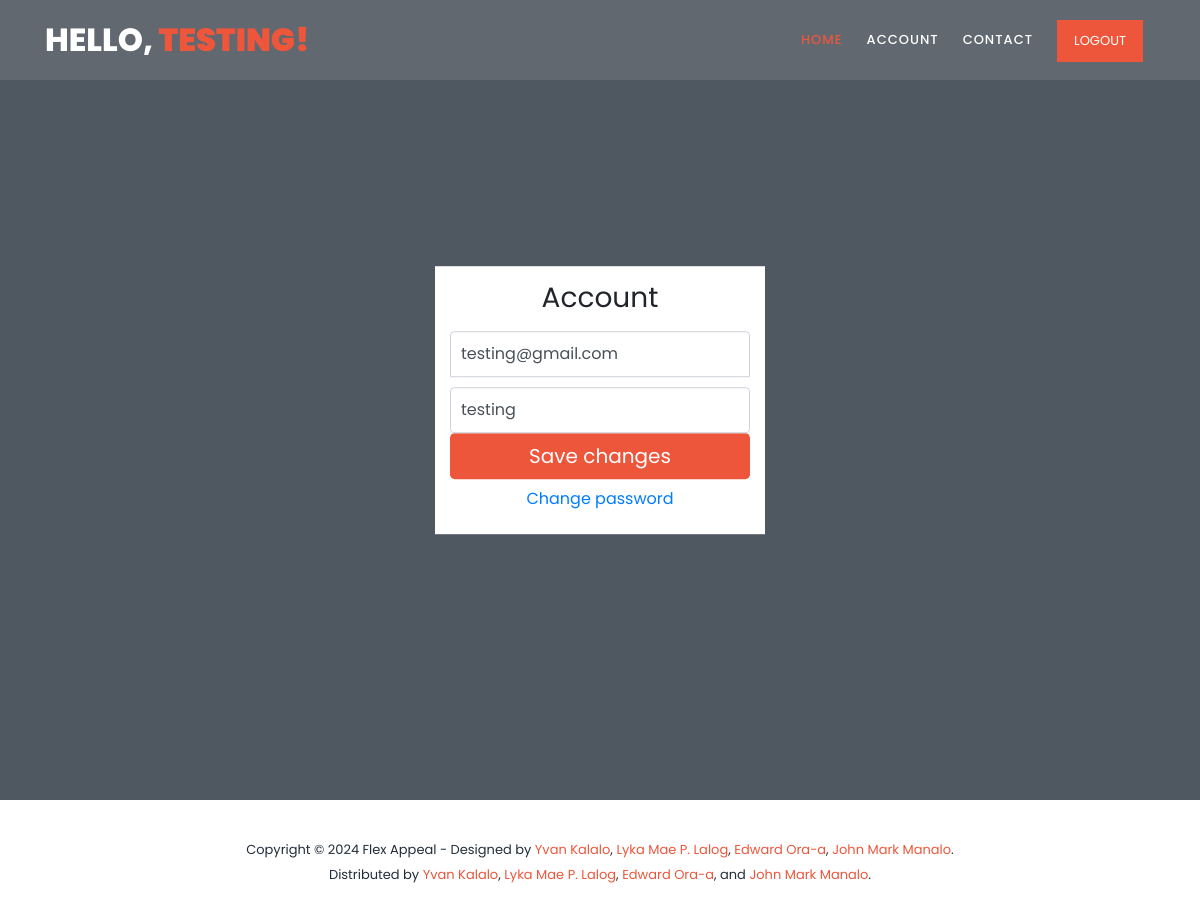
Page /account/ (signed in) on the committed database.
### account/models.py (models this page shows, shortened)
class Account(AbstractBaseUser):
	email 					= models.EmailField(verbose_name="email", max_length=60, unique=True)
	username 				= models.CharField(max_length=30, unique=True)
	date_joined				= models.DateTimeField(verbose_name='date joined', auto_now_add=True)
	last_login				= models.DateTimeField(verbose_name='last login', auto_now=True)
	is_admin				= models.BooleanField(default=False)
	is_active				= models.BooleanField(default=True)
	is_staff				= models.BooleanField(default=False)
	is_superuser			= models.BooleanField(default=False)
	USERNAME_FIELD = 'email'
	REQUIRED_FIELDS = ['username']
	objects = MyAccountManager()

### account/views.py (the view)
# urls.py: path('account/', views.account_view, name='account'),
def account_view(request):
	template = loader.get_template('account.html')
	if not request.user.is_authenticated:
		return redirect("login")
	context = {}
	if request.POST:
		form = AccountUpdateForm(request.POST, instance=request.user)
		if form.is_valid():
			form.save()
	else:
		form = AccountUpdateForm(
				initial= {
					"email": request.user.email,
					"username": request.user.username,
				}
			)
	context['account_form'] = form
	return HttpResponse(template.render(context, request))

### account/forms.py (shortened to what this page needs)
class AccountUpdateForm(forms.ModelForm):
	class Meta:
		model = Account
		fields = ('email', 'username')

### account/templates/account.html (shortened to what this page needs)
{% extends 'master.html' %}
{% load static %}
{% block content %}
<div class="main-banner" id="top">
    <div class="video-overlay header-text">
      <div class="caption">
        <form class="form-signin" method="post">
          <h1 class="h3 mb-3 font-weight-normal">Account</h1>
          <input type="email" name="email" id="inputEmail" class="form-control" placeholder="Email address" autocomplete="off" required autofocus value={{account_form.initial.email}}>
          <input type="text" name="username" id="inputUsername" class="form-control" placeholder="Username" autocomplete="off" required
          value="{{account_form.initial.username}}">
          <button class="btn btn-lg btn-primary btn-block" style="background-color: #ed563b; border: none;" type="submit">Save changes</button>
          <div class="d-flex flex-column p-2">
            <a class='m-auto' href="{% url 'password_change' %}">Change password</a>
          </div>
        </form>
      </div>
    </div>
</div>
{% endblock content %}

### personal/templates/snippets/header_snippets.html (shortened to what this page needs)
{% load static %}
{% load bootstrap5 %}
{% bootstrap_css %}
<link rel="stylesheet" type="text/css" href="{% static 'css/bootstrap.min.css' %}">
<link rel="stylesheet" type="text/css" href="{% static 'css/font-awesome.css' %}">
<link rel="stylesheet" href="{% static 'css/templatemo-training-studio.css' %}">
</head>
<body>
<header class="header-area header-sticky">
    <div class="container">
        <div class="row">
            <div class="col-12">
                <nav class="main-nav">
                    {% if request.user.is_authenticated %}
                        <a href="{% url 'index' %}" class="logo">Hello,<em> {{request.user.username}}!</em></a>
                        <ul class="nav">
                            <li class="scroll-to-section"><a href="{% url 'index' %}" class="active">Home</a></li>
                            <li class="scroll-to-section"><a href="{% url 'account' %}">Account</a></li>
                            <li class="scroll-to-section"><a href="#contact-us">Contact</a></li>
                            <li class="main-button"><a href="{% url 'logout' %}">Logout</a></li>
                        </ul>
                    {% endif %}
                </nav>
            </div>
        </div>
    </div>
</header>

### personal/static/css/templatemo-training-studio.css (style rules this page uses)
html, body, div, span, applet, object, iframe, h1, h2, h3, h4, h5, h6, p, blockquote, div pre, a, abbr, acronym, address, big, cite, code, del, dfn, em, font, img, ins, kbd, q, s, samp, small, strike, strong, sub, sup, tt, var, b, u, i, center, dl, dt, dd, ol, ul, li, figure, header, nav, section, article, aside, footer, figcaption { margin: 0; padding: 0; border: 0; outline: 0; }
ul, li { padding: 0; margin: 0; list-style: none; }
header, nav, section, article, aside, footer, hgroup { display: block; }
* { box-sizing: border-box; }
html, body { font-family: 'Poppins', sans-serif; font-weight: 400; background-color: #fff; font-size: 16px; -ms-text-size-adjust: 100%; -webkit-font-smoothing: antialiased; -moz-osx-font-smoothing: grayscale; }
a { text-decoration: none !important; }
h1, h2, h3, h4, h5, h6 { margin-top: 0px; margin-bottom: 0px; }
ul { margin-bottom: 0px; }
html, body { background: #fff; font-family: 'Poppins', sans-serif; }
.main-button a { display: inline-block; font-size: 15px; padding: 12px 20px; background-color: #ed563b; color: #fff; text-align: center; font-weight: 400; text-transform: uppercase; transition: all .3s; }
.header-area { position: absolute; top: 0px; left: 0px; right: 0px; z-index: 100; height: 80px; background: rgba(250,250,250,0.1); -webkit-transition: all .5s ease 0s; -moz-transition: all .5s ease 0s; -o-transition: all .5s ease 0s; transition: all .5s ease 0s; }
.header-area .main-nav { min-height: 80px; background: transparent; }
.header-area .main-nav .logo { line-height: 80px; color: #fff; font-size: 32px; font-weight: 800; text-transform: uppercase; float: left; -webkit-transition: all 0.3s ease 0s; -moz-transition: all 0.3s ease 0s; -o-transition: all 0.3s ease 0s; transition: all 0.3s ease 0s; }
.header-area .main-nav .logo em { font-style: normal; color: #ed563b; font-weight: 900; }
.header-area .main-nav .nav { float: right; margin-top: 27px; margin-right: 0px; background-color: transparent; -webkit-transition: all 0.3s ease 0s; -moz-transition: all 0.3s ease 0s; -o-transition: all 0.3s ease 0s; transition: all 0.3s ease 0s; position: relative; z-index: 999; }
.header-area .main-nav .nav li { padding-left: 20px; padding-right: 20px; }
.header-area .main-nav .nav li a { display: block; font-weight: 500; font-size: 13px; color: #7a7a7a; text-transform: uppercase; -webkit-transition: all 0.3s ease 0s; -moz-transition: all 0.3s ease 0s; -o-transition: all 0.3s ease 0s; transition: all 0.3s ease 0s; height: 40px; line-height: 40px; border: transparent; letter-spacing: 1px; }
.header-area .main-nav .nav li a { color: #fff; }
.header-area .main-nav .nav li:last-child a { display: inline-block; font-size: 13px; padding: 11px 17px; background-color: #ed563b; color: #fff; text-align: center; font-weight: 400; letter-spacing: 0px; text-transform: uppercase; transition: all .3s; height: auto; line-height: 20px; }
.header-area .main-nav .nav li:hover a, .header-area .main-nav .nav li a.active { color: #ed563b!important; opacity: 1; }
.header-area.header-sticky { min-height: 80px; }
.header-area.header-sticky .nav { margin-top: 20px !important; }
.header-area.header-sticky .nav li a.active { color: #ed563b; }
@media (max-width: 1200px) { .header-area .main-nav .nav li { padding-left: 12px; padding-right: 12px; } }
@media (max-width: 1200px) { .header-area .main-nav:before { display: none; } }
@media (min-width: 767px) { .header-area .main-nav .nav { display: flex !important; } }
.main-banner { position: relative; }
.video-overlay { position: absolute; background-color: rgba(35,45,57,0.8); top: 0; left: 0; bottom: 7px; width: 100%; }
.main-banner .caption { text-align: center; position: absolute; width: 80%; left: 50%; top: 50%; transform: translate(-50%,-50%); }

### account/templates/account.html (style rules this page uses)
.form-signin { width: 100%; max-width: 330px; padding: 15px; margin: auto; background: white; }
.form-signin .form-control { position: relative; box-sizing: border-box; height: auto; padding: 10px; font-size: 16px; }
.form-signin input[type="email"] { margin-bottom: 10px; border-bottom-right-radius: 0; border-bottom-left-radius: 0; }
.h3 { text-align: center; }

### rows in the picture
Account: user.username "TESTING", email "testing@gmail.com", username "testing"
